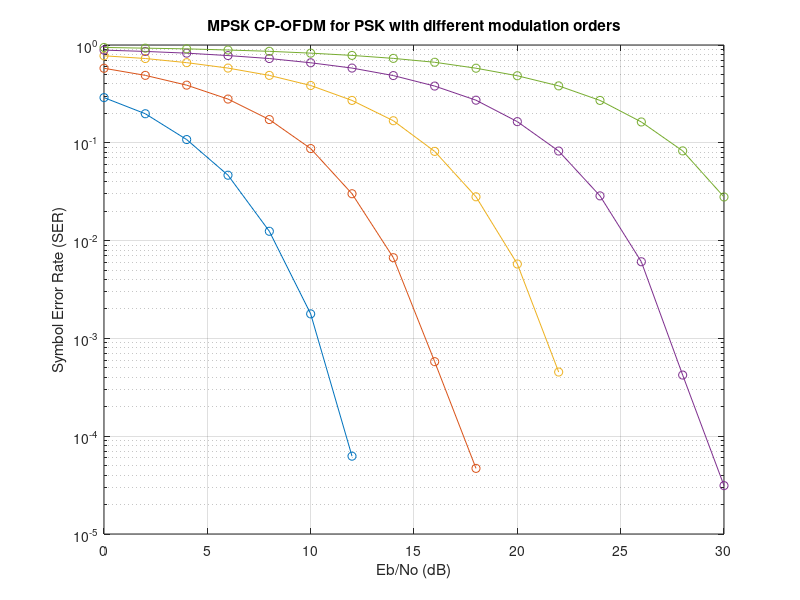

Here is the MATLAB script that generated this plot: (Note: this script raises an error after producing the figure.)
%% EXPERIMENT 8

N = 64;
CP_len = 16;
SNR_dB = 0 : 2 : 30;
numSymbols = 1000;

M_values = [4, 8, 16, 32, 64];
SER = zeros(length(SNR_dB), length(M_values));

for mIdx = 1 : length(M_values)
    M = M_values(mIdx);
    for idx = 1 : length(SNR_dB)
        data = randi([0 M-1], N, numSymbols);
        modData = pskmod(data, M, pi/M);
        ifftData = ifft(modData, N);
        CP_data = [ifftData(end - CP_len + 1 : end, :); ifftData];
        txSignal = CP_data(:);
        rxSignal = awgn(txSignal, SNR_dB(idx), 'measured');
        rxSignal = reshape(rxSignal, N + CP_len, numSymbols);
        rxSignal_noCP = rxSignal(CP_len + 1 : end, :);
        fftData = fft(rxSignal_noCP, N);
        demodData = pskdemod(fftData, M, pi/M);
        numSymbolErrors = sum(sum(data ~= demodData));
        SER(idx, mIdx) = numSymbolErrors / (N * numSymbols);
    end
end

% Plotting
figure;
semilogy(SNR_dB, SER, '-o');
title('MPSK CP-OFDM for PSK with different modulation orders');
xlabel('Eb/No (dB)');
ylabel('Symbol Error Rate (SER)');
grid on;


% For MQAM
N = 64;
CP_len = 16;
SNR_dB = 0 : 2 : 20;
numSymbols = 1000;

M_values = [4, 8, 16, 32, 64];
SER = zeros(length(SNR_dB), length(M_values));

for mIdx = 1 : length(M_values)
    M = M_values(mIdx);
    for idx = 1 : length(SNR_dB)
        data = randi([0 M-1], N, numSymbols);
        modData = qammod(data, M);
        ifftData = ifft(modData, N);
        CP_data = [ifftData(end - CP_len + 1 : end, :); ifftData];
        txSignal = CP_data(:);
        rxSignal = awgn(txSignal, SNR_dB(idx), 'measured');
        rxSignal = reshape(rxSignal, N + CP_len, numSymbols);
        rxSignal_noCP = rxSignal(CP_len + 1 : end, :);
        fftData = fft(rxSignal_noCP, N);
        demodData = qamdemod(fftData, M);
        numSymbolErrors = sum(sum(data ~= demodData));
        SER(idx, mIdx) = numSymbolErrors / (N * numSymbols);
    end
end

% Plotting
figure;
semilogy(SNR_dB, SER, '-o');
title('QAM CP-OFDM for QAM with different modulation orders');
xlabel('Eb/No (dB)');
ylabel('SER');
grid on;